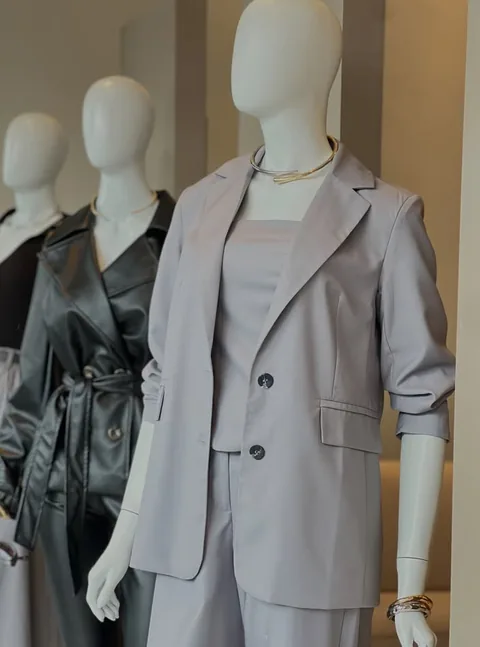
#> input picture assets/img/alfaiataria-480.webp, 480 x 647 px, given in place of Screenshot 2026-10-02 104819.png, which was not available
$ python optimize-images.py
#> lines starting #> are read from the running program, lines starting #| are printed output that depends on the picture
#!/usr/bin/env python3
"""Gera as imagens otimizadas da landing page a partir dos arquivos originais.

Uso (na raiz do projeto):
    python3 tools/optimize-images.py

Requer Pillow (pip install pillow) e a pasta materiais-de-origem/. Os
originais nunca são alterados. Para trocar uma foto, substitua o arquivo de
origem ou edite a lista PHOTOS e rode o script novamente.

O logo recebido tem só 150 px; a página usa a versão vetorizada em
tools/logo/logo.svg. Os ícones e a imagem de compartilhamento saem de:
    node tools/render-compartilhamento.js
"""
from pathlib import Path

from PIL import Image

ROOT = Path(__file__).resolve().parent.parent
SOURCES = ROOT / "materiais-de-origem"
SRC = SOURCES / "fotos"
AVATAR_SRC = SOURCES / "avaliacoes"
OUT = ROOT / "assets" / "img"

# Nada é ampliado: a maior versão gerada é a do recorte original (ou 1600 px,
# no caso da panorâmica do interior, que veio maior).
WIDTHS = (480, 800, 1200, 1600)

# nome de saída -> (arquivo em materiais-de-origem/fotos, área usada ou None)
# A área é (esquerda, topo, direita, base) em pixels do original. As capturas
# trazem uma borda irregular de 2 a 3 px, que fica de fora.
PHOTOS = {
    "espelho": ("Screenshot 2026-10-02 104819.png", (3, 3, 666, 892)),
    "bolsas": ("Screenshot 2026-10-02 104843.png", (3, 3, 665, 892)),
    "alfaiataria": ("Screenshot 2026-10-02 104854.png", (3, 3, 662, 891)),
    "blazer": ("Screenshot 2026-10-02 105840.png", (3, 3, 665, 894)),
    "cafe": ("Screenshot 2026-10-02 110055.png", (3, 3, 664, 889)),
    "copo": ("Screenshot 2026-10-02 110108.png", (3, 3, 665, 887)),
    # versões editadas pelo cliente (02/10/2026), em resolução maior e sem o
    # texto do post; as capturas originais ficam guardadas, mas não são usadas
    "loja": ("loja-editada.png", None),
    "arara": ("arara-editada.png", None),
}

# Fotos de perfil: nome de saída -> arquivo em materiais-de-origem/avaliacoes
AVATARS = {
    "avaliacao-mariana-ignacio": "Mariana.png",
    "avaliacao-leticia-caroline": "Leticia.png",
    "avaliacao-irineu-pereira": "Irineu.png",
}


def resize_to_width(im: Image.Image, width: int) -> Image.Image:
    if im.width <= width:
        return im.copy()
    height = round(im.height * width / im.width)
    return im.resize((width, height), Image.LANCZOS)


def save_set(im: Image.Image, name: str) -> None:
    largest = im
    for width in WIDTHS:
        if width < im.width:
            out = resize_to_width(im, width)
            out.save(OUT / f"{name}-{width}.webp", "WEBP", quality=82, method=6)
    if im.width <= WIDTHS[-1]:
        im.save(OUT / f"{name}-{im.width}.webp", "WEBP", quality=82, method=6)
    else:
        largest = resize_to_width(im, WIDTHS[-1])
    largest.save(OUT / f"{name}-{largest.width}.jpg", "JPEG", quality=84, optimize=True, progressive=True)
    print(f"{name}: original {im.width}x{im.height}, maior versão {largest.width}x{largest.height}")


def build_photos() -> None:
    for name, (source, area) in PHOTOS.items():
        im = Image.open(SRC / source).convert("RGB")
#> im is the input picture: PIL image 480x647 RGB; mean R, G, B 120.9, 117.6, 110
        save_set(im.crop(area) if area else im, name)
#> in save_set, `largest = im`:
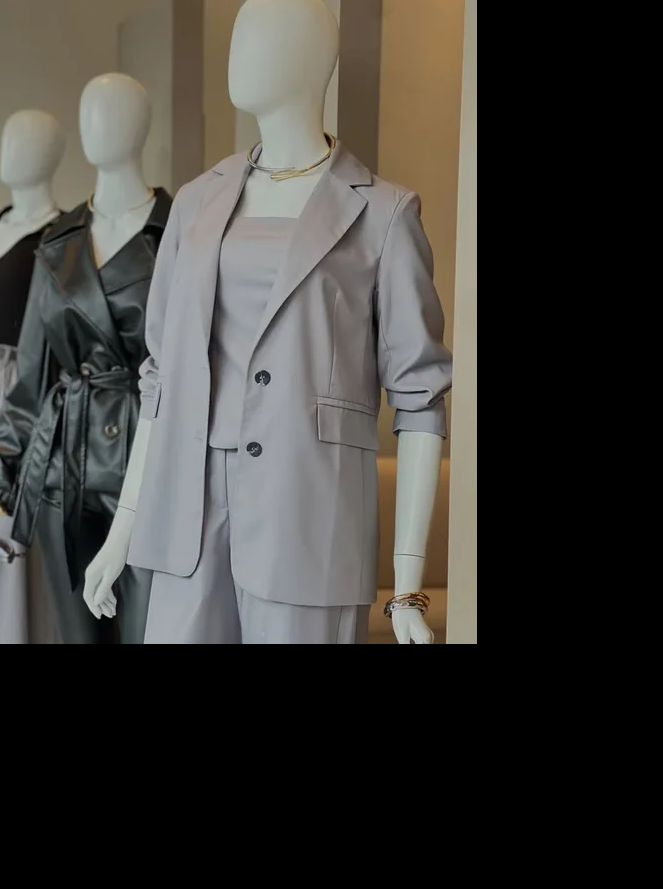
#> largest: PIL image 663x889 RGB; mean R, G, B 63, 61.3, 57.4
#| espelho: original 663x889, maior versão 663x889
#> pass 2 of the loop in build_photos, `for name, (source, area) in PHOTOS.items():`:
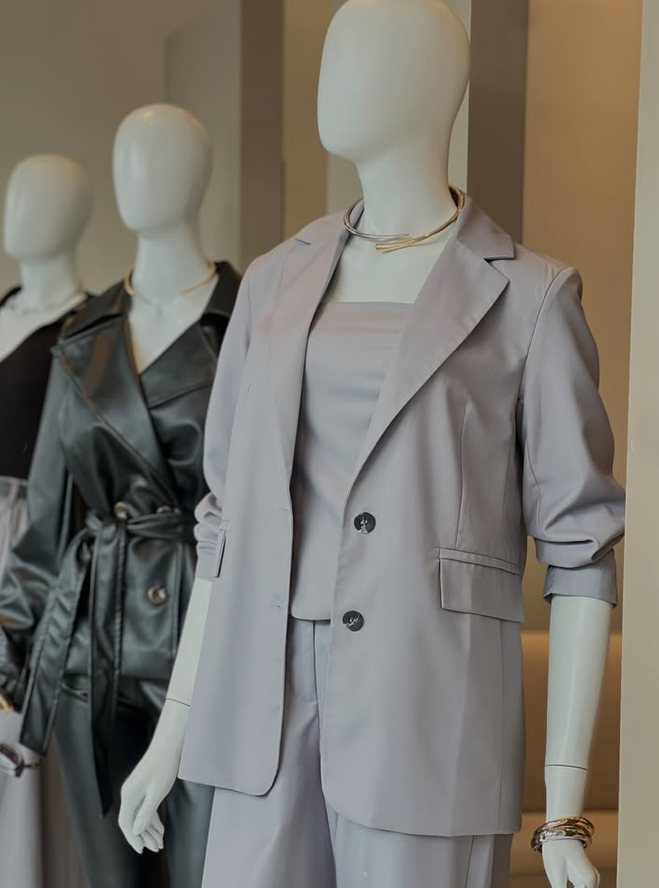
#> input picture assets/img/alfaiataria-659.jpg, 659 x 888 px, given in place of Screenshot 2026-10-02 104843.png, which was not available
#> in build_photos, im is the input picture: PIL image 659x888 RGB; mean R, G, B 120.9, 117.4, 110.1
#> in save_set (call 2), `largest = im`:
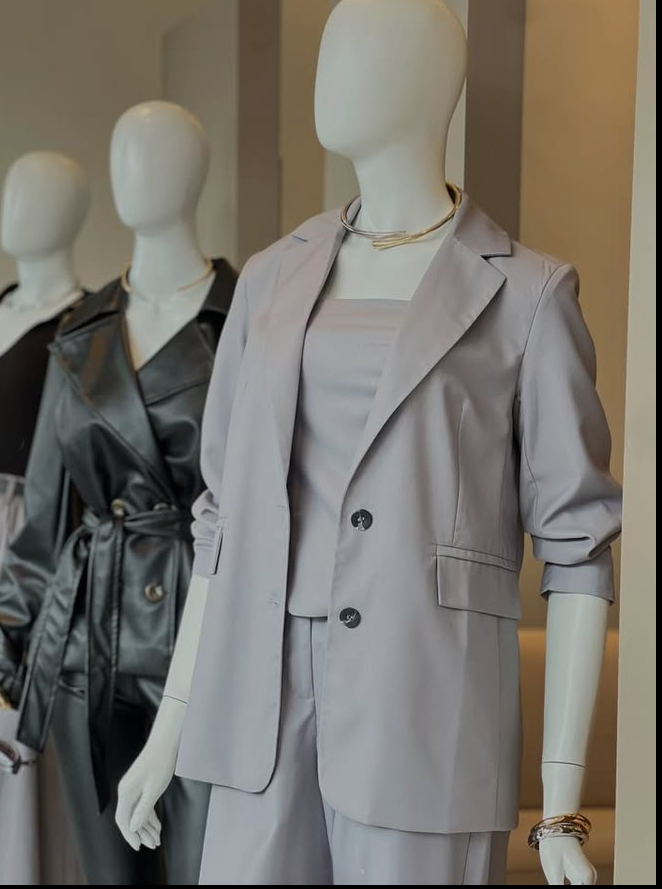
#> largest: PIL image 662x889 RGB; mean R, G, B 119.3, 115.8, 108.7
#| bolsas: original 662x889, maior versão 662x889


def build_avatars() -> None:
    """Mantém o tamanho e a transparência originais (72x72 px)."""
    for name, source in AVATARS.items():
        im = Image.open(AVATAR_SRC / source).convert("RGBA")
        im.save(OUT / f"{name}.png", optimize=True)
        im.save(OUT / f"{name}.webp", "WEBP", quality=90, method=6)
        print(f"{name}: {im.width}x{im.height}")


if __name__ == "__main__":
    OUT.mkdir(parents=True, exist_ok=True)
#> (the run stopped early here; a loop or call above may not have finished)
